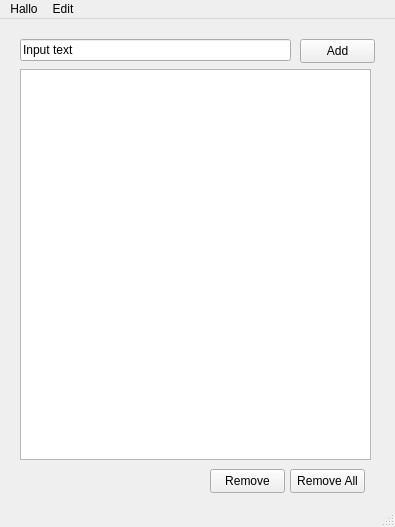
<?xml version="1.0" encoding="UTF-8"?>
<ui version="4.0">
 <class>MainWindow</class>
 <widget class="QMainWindow" name="MainWindow">
  <property name="geometry">
   <rect>
    <x>0</x>
    <y>0</y>
    <width>395</width>
    <height>527</height>
   </rect>
  </property>
  <property name="windowTitle">
   <string>MainWindow</string>
  </property>
  <widget class="QWidget" name="centralwidget">
   <widget class="QLineEdit" name="txtTask">
    <property name="geometry">
     <rect>
      <x>20</x>
      <y>20</y>
      <width>271</width>
      <height>22</height>
     </rect>
    </property>
    <property name="toolTip">
     <string>Input a task!</string>
    </property>
    <property name="text">
     <string>Input text</string>
    </property>
   </widget>
   <widget class="QPushButton" name="btnAdd">
    <property name="geometry">
     <rect>
      <x>300</x>
      <y>20</y>
      <width>75</width>
      <height>24</height>
     </rect>
    </property>
    <property name="text">
     <string>Add</string>
    </property>
   </widget>
   <widget class="QListWidget" name="listWidget">
    <property name="geometry">
     <rect>
      <x>20</x>
      <y>50</y>
      <width>351</width>
      <height>391</height>
     </rect>
    </property>
   </widget>
   <widget class="QPushButton" name="btnRemove">
    <property name="geometry">
     <rect>
      <x>210</x>
      <y>450</y>
      <width>75</width>
      <height>24</height>
     </rect>
    </property>
    <property name="text">
     <string>Remove</string>
    </property>
   </widget>
   <widget class="QPushButton" name="btnRemoveAll">
    <property name="geometry">
     <rect>
      <x>290</x>
      <y>450</y>
      <width>75</width>
      <height>24</height>
     </rect>
    </property>
    <property name="text">
     <string>Remove All</string>
    </property>
   </widget>
  </widget>
  <widget class="QMenuBar" name="menubar">
   <property name="geometry">
    <rect>
     <x>0</x>
     <y>0</y>
     <width>395</width>
     <height>22</height>
    </rect>
   </property>
   <widget class="QMenu" name="menuHallo">
    <property name="title">
     <string>Hallo</string>
    </property>
   </widget>
   <widget class="QMenu" name="menuEdit">
    <property name="title">
     <string>Edit</string>
    </property>
    <addaction name="actionCreate_Task"/>
   </widget>
   <addaction name="menuHallo"/>
   <addaction name="menuEdit"/>
  </widget>
  <widget class="QStatusBar" name="statusbar"/>
  <action name="actionCreate_Task">
   <property name="text">
    <string>Create Task</string>
   </property>
  </action>
 </widget>
 <resources/>
 <connections/>
</ui>
